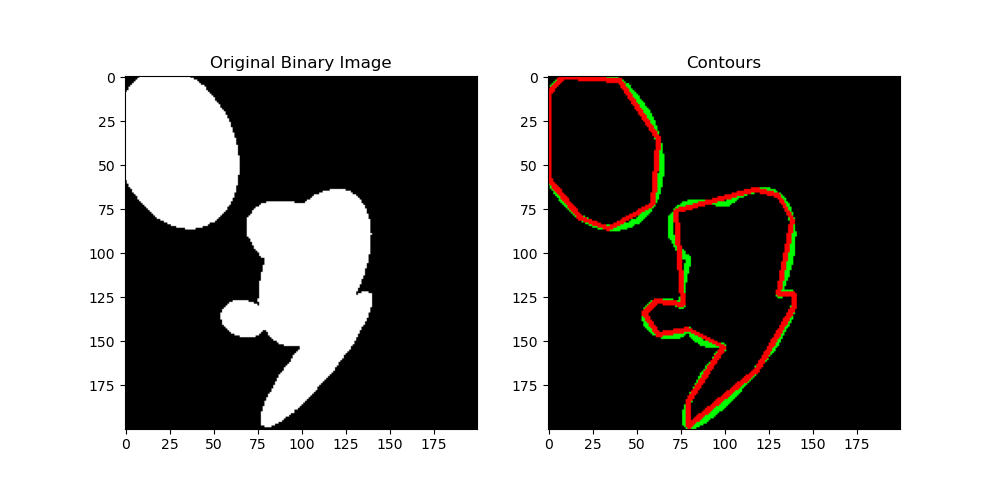

The Python source for this figure:
import numpy as np
import matplotlib.pyplot as plt
import cv2


def perpendicular_distance(point, line_start, line_end):
    """
    Calculate the perpendicular distance of a point from a line segment.
    """
    x0, y0 = point
    x1, y1 = line_start
    x2, y2 = line_end

    # Area of triangle formula and line length
    area = abs((x2 - x1) * (y1 - y0) - (x1 - x0) * (y2 - y1))
    line_length = np.sqrt((x2 - x1) ** 2 + (y2 - y1) ** 2)

    return area / line_length if line_length != 0 else 0


def douglas_peucker(points, epsilon):
    """
    Simplify a curve using the Douglas-Peucker algorithm.

    Args:
        points (list of tuple): List of (x, y) points representing the curve.
        epsilon (float): Distance threshold for retaining points.

    Returns:
        list of tuple: Simplified curve as a list of points.
    """
    if len(points) < 2:
        return points

    start_point = points[0]
    end_point = points[-1]

    max_distance = 0
    index_of_farthest = 0

    for i in range(1, len(points) - 1):
        distance = perpendicular_distance(points[i], start_point, end_point)
        if distance > max_distance:
            max_distance = distance
            index_of_farthest = i

    # If the maximum distance exceeds the threshold, keep the farthest point
    if max_distance > epsilon:
        # Recursively simplify the two sub-curves
        left_segment = douglas_peucker(points[: index_of_farthest + 1], epsilon)
        right_segment = douglas_peucker(points[index_of_farthest:], epsilon)

        return left_segment + right_segment
    else:
        return [start_point, end_point]


image_size = 200
binary_image = np.zeros((image_size, image_size), dtype=np.uint8)

# Draw random shapes
np.random.seed(0)
for _ in range(5):
    center = tuple(np.random.randint(20, image_size - 20, 2))
    axes = tuple(np.random.randint(10, 50, 2))
    angle = np.random.randint(0, 180)
    cv2.ellipse(binary_image, center, axes, angle, 0, 360, 255, -1)


contours, _ = cv2.findContours(binary_image, cv2.RETR_EXTERNAL, cv2.CHAIN_APPROX_NONE)
epsilon = 5.0
simplified_contours = [
    douglas_peucker(contour.squeeze(1).tolist(), epsilon) for contour in contours
]
output_image = np.zeros((image_size, image_size, 3), dtype=np.uint8)
cv2.drawContours(output_image, contours, -1, (0, 255, 0), 2)  # Original contours

for contour in simplified_contours:
    for i in range(len(contour) - 1):
        cv2.line(
            output_image, tuple(contour[i]), tuple(contour[i + 1]), (0, 0, 255), 2
        )  # Simplified contours


plt.figure(figsize=(10, 5))
plt.subplot(1, 2, 1)
plt.title("Original Binary Image")
plt.imshow(binary_image, cmap="gray")

plt.subplot(1, 2, 2)
plt.title("Contours")
plt.imshow(output_image[..., ::-1])  # BGR to RGB
plt.show()
